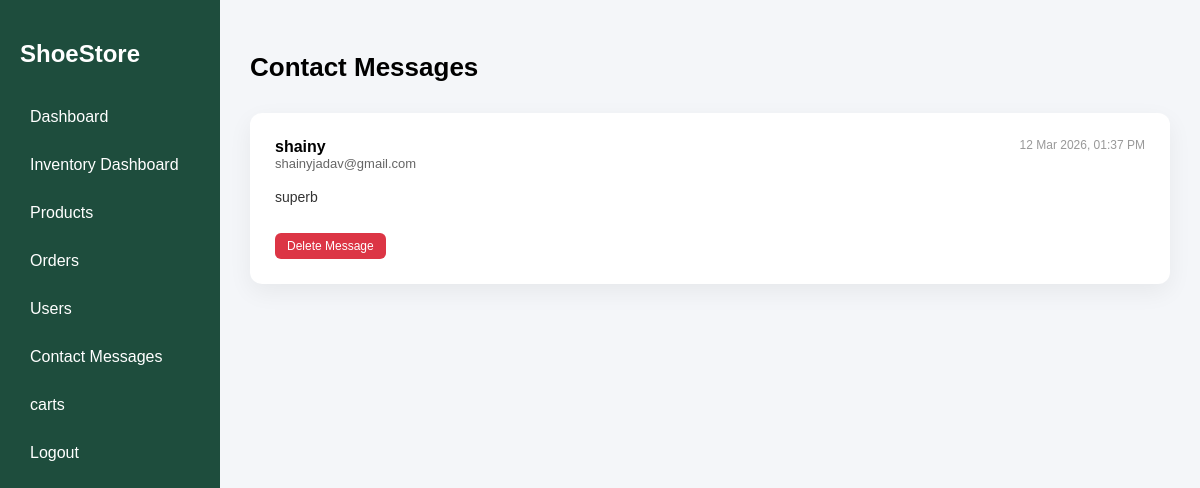
/admin/contact_messages.php (signed in), run on the app's committed database.
### tables this page shows
CREATE TABLE IF NOT EXISTS `contact_messages` (
  `contact_id` int(11) NOT NULL AUTO_INCREMENT,
  `name` varchar(100) NOT NULL,
  `email` varchar(100) NOT NULL,
  `message` text NOT NULL,
  `created_at` datetime DEFAULT CURRENT_TIMESTAMP,
  PRIMARY KEY (`contact_id`)
);

### admin/contact_messages.php (the view, shortened to what this page needs)
<?php
include("../db.php");
$messages = mysqli_query($conn,"
    SELECT * FROM contact_messages
    ORDER BY created_at DESC
");
?>
<!DOCTYPE html>
<html>
<head>
<link rel="stylesheet" href="admin.css">
</head>
<body>
<?php include("sidebar.php"); ?>
<div class="main">
<h2 class="page-title">Contact Messages</h2>
<?php while($row = mysqli_fetch_assoc($messages)){ ?>
<div class="message-card">
    <div class="message-top">
        <div>
            <div class="message-name"><?php echo $row['name']; ?></div>
            <div class="message-email"><?php echo $row['email']; ?></div>
        </div>
        <div class="message-date">
            <?php echo date("d M Y, h:i A", strtotime($row['created_at'])); ?>
        </div>
    </div>
    <div class="message-text">
        <?php echo nl2br($row['message']); ?>
    </div>
    <a href="contact_messages.php?delete=<?php echo $row['contact_id']; ?>"
       class="delete-btn"
       onclick="return confirm('Delete this message?');">
       Delete Message
    </a>
</div>
<?php } ?>
</div>
</body>
</html>

### css/admin.css (style rules this page uses)
* { box-sizing:border-box; }
body { margin:0; font-family: Arial, sans-serif; display:flex; background:#f4f6f9; }
.main { margin-left:220px; flex:1; padding:30px; }

### admin/contact_messages.php (style rules this page uses)
.main { margin-left:220px; padding:40px; background:#f4f6f9; min-height:100vh; }
.page-title { margin-bottom:30px; font-size:26px; font-weight:600; }
.message-card { background:#fff; padding:25px; border-radius:12px; box-shadow:0 8px 25px rgba(0,0,0,0.06); margin-bottom:20px; transition:0.3s; }
.message-top { display:flex; justify-content:space-between; margin-bottom:10px; font-size:14px; }
.message-name { font-weight:600; font-size:16px; }
.message-email { color:#666; font-size:13px; }
.message-text { margin:15px 0; line-height:1.6; font-size:14px; color:#333; }
.message-date { font-size:12px; color:#999; }
.delete-btn { display:inline-block; margin-top:10px; padding:6px 12px; background:#dc3545; color:#fff; text-decoration:none; border-radius:6px; font-size:12px; transition:0.3s; }
* { box-sizing:border-box; }
body { margin:0; font-family: Arial, sans-serif; display:flex; background:#f4f6f9; }
.main { margin-left:220px; flex:1; padding:30px; }

### data on the page
contact_messages: name "shainy", email "shainyjadav@gmail.com", created_at "12 Mar 2026, 01:37 PM", message "superb"
